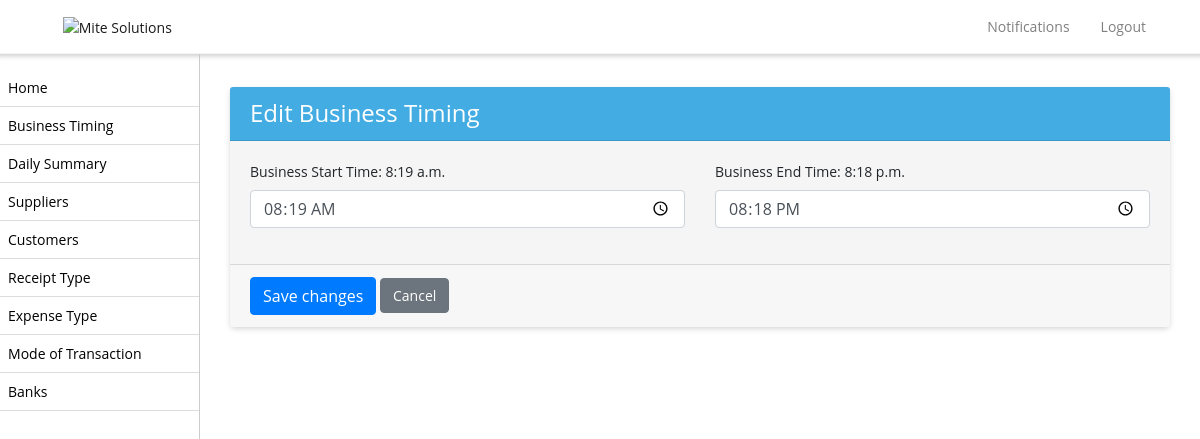
Page /business_timing/edit/1/ (signed in) on the earlier database version.
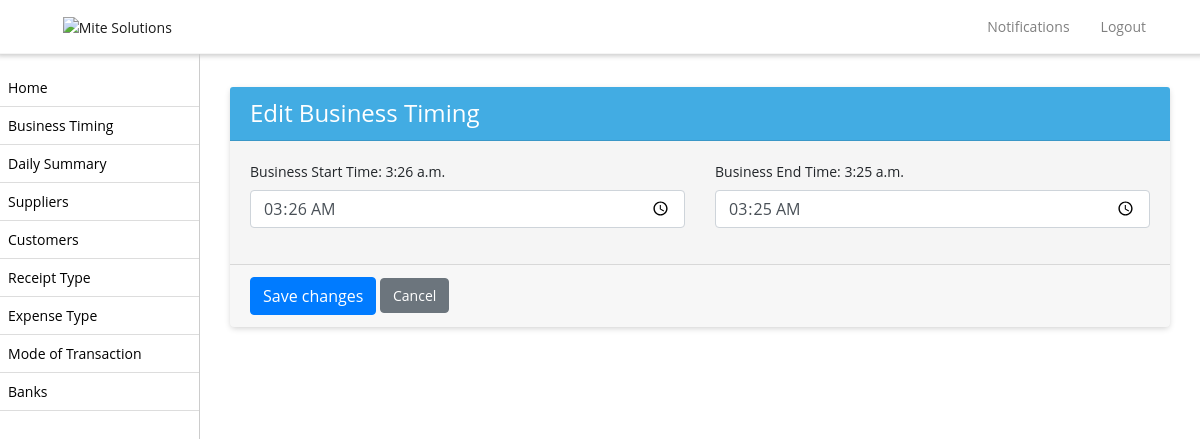
Same page on the later database version.
### biztrackapp/models.py (models this page shows, shortened)
class BusinessTiming(models.Model):
    business_profile = models.ForeignKey(BusinessProfile,on_delete=models.CASCADE, null=True)
    business_start_time = models.TimeField(null=True, blank=True)
    business_end_time = models.TimeField(null=True, blank=True)
    created_on = models.DateTimeField(auto_now_add=True, null=True)
    updated_on = models.DateTimeField(auto_now=True, null=True)

### biztrackapp/views.py (the view)
# urls.py: path('business_timing/edit/<int:id>/', edit_business_timing, name='edit_business_timing'),
def edit_business_timing(request, id):
    business_timing = get_object_or_404(BusinessTiming, id=id)
    shop_admin = get_object_or_404(ShopAdmin, user=request.user)
    business_profile = get_object_or_404(BusinessProfile, name=shop_admin.shop.name)
    if request.method == 'POST':
        form = BusinessTimingForm(request.POST, instance=business_timing)
        if form.is_valid():
            form.save()
            return redirect('business_timing_list')
    else:
        form = BusinessTimingForm(instance=business_timing)
    return render(request, 'edit_business_timing.html', {'business_timing': business_timing, 'form': form, 'business_profile':business_profile.id})

### biztrackapp/forms.py
class BusinessTimingForm(forms.ModelForm):
    class Meta:
        model = BusinessTiming
        fields = '__all__'
        widgets = {
            'business_start_time': forms.TimeInput(attrs={'type': 'time'}),
            'business_end_time': forms.TimeInput(attrs={'type': 'time'}),
        }

### biztrackapp/templates/edit_business_timing.html (shortened to what this page needs)
{% extends 'base.html' %}
{% block content %}
<div class="container mt-3">
    <div class="card">
        <div class="card-header">
            <h4 class="mb-0">Edit Business Timing</h4>
        </div>
        <form method="POST" action="{% url 'edit_business_timing' business_timing.id %}">
        <div class="card-body">
                <div class="row">
                <div class="col-md-6">
                <div class="form-group">
                    <label for="business_start_time">Business Start Time: {{ business_timing.business_start_time }}</label>
                    <input type="time" id="id_business_start_time" name="business_start_time" class="form-control" value="{{ business_timing.business_start_time|default_if_none:''|time:'H:i' }}" required>
                </div>
                </div>
                <div class="col-md-6">
                <div class="form-group">
                    <label for="business_end_time">Business End Time: {{ business_timing.business_end_time }}</label>
                    <input type="time" id="id_business_end_time" name="business_end_time" class="form-control" value="{{ business_timing.business_end_time|default_if_none:''|time:'H:i' }}" required>
                </div>
            </div>
        </div>
        </div>
        <div class="card-footer">
            <div class="form-group mb-0">
                <button type="submit" class="btn btn-primary">Save changes</button>
                <a href="{% url 'business_timing_list' %}" class="btn btn-secondary">Cancel</a>
            </div>
        </div>
    </form>
    </div>
</div>
{% endblock %}

Differences in the rows shown:
changed BusinessTiming: business_start_time "8:19 a.m." → "3:26 a.m."; business_start_time "08:19" → "03:26"; business_end_time "8:18 p.m." → "3:25 a.m."; business_end_time "20:18" → "03:25"
